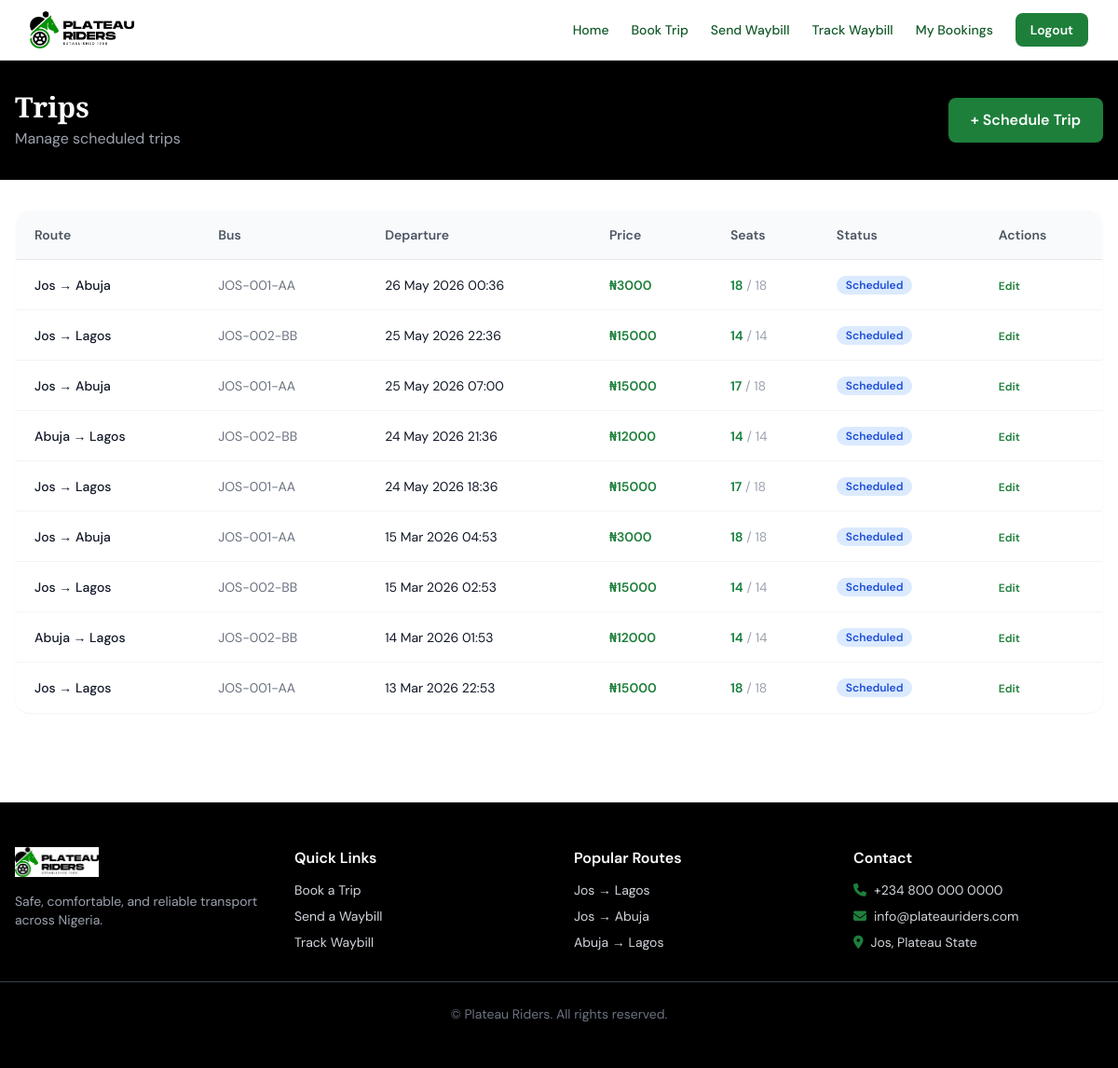
The app's page /trips/ (signed in) with its own data.
### apps/booking/models.py (models this page shows, shortened)
class Trip(models.Model):
    STATUS_CHOICES = [
        ('scheduled', 'Scheduled'),
        ('boarding', 'Boarding'),
        ('in_transit', 'In Transit'),
        ('completed', 'Completed'),
        ('cancelled', 'Cancelled'),
    ]
    route = models.ForeignKey(Route, on_delete=models.CASCADE, related_name='trips')
    bus = models.ForeignKey(Bus, on_delete=models.CASCADE, related_name='trips')
    departure_time = models.DateTimeField()
    arrival_time = models.DateTimeField(null=True, blank=True)
    price = models.DecimalField(max_digits=10, decimal_places=2)
    status = models.CharField(max_length=20, choices=STATUS_CHOICES, default='scheduled')
    created_at = models.DateTimeField(auto_now_add=True)
    def available_seats(self):
        booked = self.bookings.filter(
            status__in=['confirmed', 'pending']
        ).values_list('seat_id', flat=True)
        return self.bus.seats.exclude(id__in=booked)
    def available_seat_count(self):
        return self.available_seats().count()

### apps/routes/models.py (models this page shows, shortened)
class Route(models.Model):
    origin = models.CharField(max_length=100)
    destination = models.CharField(max_length=100)
    base_price = models.DecimalField(max_digits=10, decimal_places=2, default=0)
    is_active = models.BooleanField(default=True)
    created_at = models.DateTimeField(auto_now_add=True)
    def __str__(self):
        return f"{self.origin} → {self.destination}"

### apps/buses/models.py (models this page shows, shortened)
class Bus(models.Model):
    BUS_TYPES = [
        ('standard', 'Standard Bus'),
        ('luxury', 'Luxury Bus'),
        ('minibus', 'Minibus'),
        ('coaster', 'Coaster'),
    ]
    plate_number = models.CharField(max_length=20, unique=True)
    capacity = models.PositiveIntegerField()
    bus_type = models.CharField(max_length=20, choices=BUS_TYPES, default='standard')
    is_active = models.BooleanField(default=True)
    created_at = models.DateTimeField(auto_now_add=True)

### apps/booking/views.py (the view)
# urls.py: path('trips/', views.trip_list, name='trip_list'),
@login_required
def trip_list(request):
    trips = Trip.objects.select_related('route', 'bus').order_by('-departure_time')
    return render(request, 'booking/trip_list.html', {'trips': trips})

### apps/accounts/models.py (called while the page is built)
    @property
    def is_staff_member(self):
        return self.role in ['admin', 'staff']

### templates/booking/trip_list.html (shortened to what this page needs)
{% extends 'base.html' %}
{% block content %}
<div class="bg-black text-white py-8">
    <div class="max-w-7xl mx-auto px-4 flex items-center justify-between">
        <div>
            <h1 class="font-display text-3xl font-bold">Trips</h1>
            <p class="text-gray-400 mt-1">Manage scheduled trips</p>
        </div>
        <a href="/trips/create/" class="btn-primary">+ Schedule Trip</a>
    </div>
</div>
<div class="max-w-7xl mx-auto px-4 py-8 overflow-x-auto">
    <table class="w-full bg-white border border-gray-200 rounded-2xl overflow-hidden shadow-sm text-sm">
        <thead class="bg-gray-50 border-b border-gray-200">
            <tr>
                <th class="text-left px-5 py-4 font-semibold text-gray-600">Route</th>
                <th class="text-left px-5 py-4 font-semibold text-gray-600">Bus</th>
                <th class="text-left px-5 py-4 font-semibold text-gray-600">Departure</th>
                <th class="text-left px-5 py-4 font-semibold text-gray-600">Price</th>
                <th class="text-left px-5 py-4 font-semibold text-gray-600">Seats</th>
                <th class="text-left px-5 py-4 font-semibold text-gray-600">Status</th>
                <th class="text-left px-5 py-4 font-semibold text-gray-600">Actions</th>
            </tr>
        </thead>
        <tbody class="divide-y divide-gray-100">
            {% for trip in trips %}
            <tr class="hover:bg-gray-50">
                <td class="px-5 py-4 font-medium">{{ trip.route }}</td>
                <td class="px-5 py-4 text-gray-500">{{ trip.bus.plate_number }}</td>
                <td class="px-5 py-4">{{ trip.departure_time|date:"d M Y H:i" }}</td>
                <td class="px-5 py-4 font-semibold text-pr-green">₦{{ trip.price|floatformat:0 }}</td>
                <td class="px-5 py-4">
                    <span class="text-green-700 font-semibold">{{ trip.available_seat_count }}</span>
                    <span class="text-gray-400">/ {{ trip.bus.capacity }}</span>
                </td>
                <td class="px-5 py-4">
                    <span class="status-badge
                        {% if trip.status == 'scheduled' %}bg-blue-100 text-blue-700
                        {% elif trip.status == 'boarding' %}bg-yellow-100 text-yellow-700
                        {% elif trip.status == 'in_transit' %}bg-green-100 text-green-700
                        {% elif trip.status == 'completed' %}bg-gray-100 text-gray-600
                        {% else %}bg-red-100 text-red-700{% endif %}">
                        {{ trip.get_status_display }}
                    </span>
                </td>
                <td class="px-5 py-4">
                    <a href="/trips/{{ trip.id }}/edit/" class="text-pr-green text-xs font-semibold hover:underline">Edit</a>
                </td>
            </tr>
            {% empty %}
            <tr><td colspan="7" class="px-5 py-10 text-center text-gray-400">No trips scheduled yet.</td></tr>
            {% endfor %}
        </tbody>
    </table>
</div>
{% endblock %}

### templates/base.html (style rules this page uses)
body { font-family: 'DM Sans', system-ui, sans-serif; }
.font-display { font-family: 'Playfair Display', Georgia, serif; }
.btn-primary { background-color: #1E7F3B; color: white; padding: 0.75rem 1.5rem; border-radius: 0.5rem; font-weight: 600; transition: background-color 0.2s; display: inline-block; cursor: pointer; border: none; }
.status-badge { padding: 2px 10px; border-radius: 999px; font-size: 0.75rem; font-weight: 600; }

### records on screen
Trip: route "Jos → Abuja", bus.plate_number "JOS-001-AA", departure_time "26 May 2026 00:36", price "3000", available_seat_count "18", bus.capacity "18", status "Scheduled"
Trip: route "Jos → Lagos", bus.plate_number "JOS-002-BB", departure_time "25 May 2026 22:36", price "15000", available_seat_count "14", bus.capacity "14", status "Scheduled"
Trip: route "Jos → Abuja", bus.plate_number "JOS-001-AA", departure_time "25 May 2026 07:00", price "15000", available_seat_count "17", bus.capacity "18", status "Scheduled"
Trip: route "Abuja → Lagos", bus.plate_number "JOS-002-BB", departure_time "24 May 2026 21:36", price "12000", available_seat_count "14", bus.capacity "14", status "Scheduled"
Trip: route "Jos → Lagos", bus.plate_number "JOS-001-AA", departure_time "24 May 2026 18:36", price "15000", available_seat_count "17", bus.capacity "18", status "Scheduled"
Trip: route "Jos → Abuja", bus.plate_number "JOS-001-AA", departure_time "15 Mar 2026 04:53", price "3000", available_seat_count "18", bus.capacity "18", status "Scheduled"
Trip: route "Jos → Lagos", bus.plate_number "JOS-002-BB", departure_time "15 Mar 2026 02:53", price "15000", available_seat_count "14", bus.capacity "14", status "Scheduled"
Trip: route "Abuja → Lagos", bus.plate_number "JOS-002-BB", departure_time "14 Mar 2026 01:53", price "12000", available_seat_count "14", bus.capacity "14", status "Scheduled"
Trip: route "Jos → Lagos", bus.plate_number "JOS-001-AA", departure_time "13 Mar 2026 22:53", price "15000", available_seat_count "18", bus.capacity "18", status "Scheduled"
